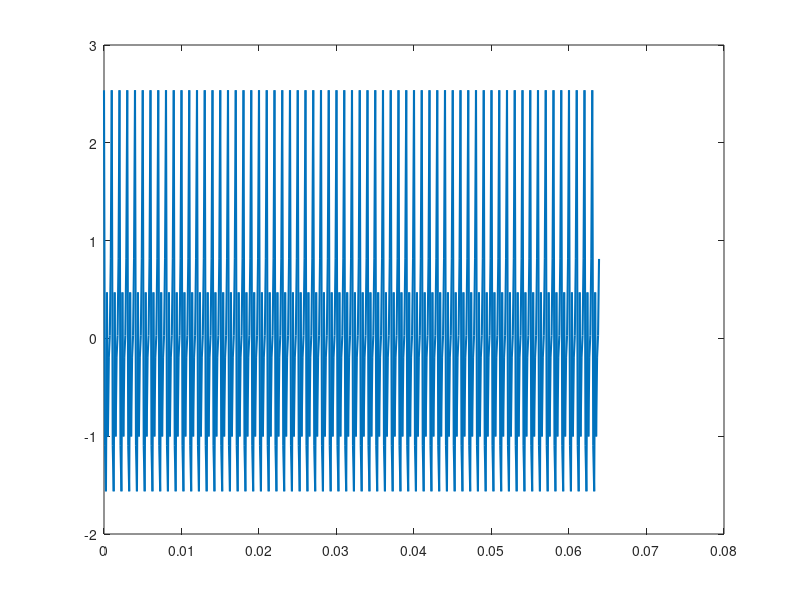

This figure's MATLAB source:
%%

clear all;
clc;
close all;

% this is a code for wet 3 of DSP

Fs = 8000; % original FS
Fs_y = 72000;

%% Section 1
t = linspace(0,pi,1000);
f1 = 1000;
f2 = 2000;
f3 = 3000;
phi1 = rand(1)*2*pi;
phi2 = rand(1)*2*pi;
phi3 = rand(1)*2*pi;
x = cos(2*pi*f1*t + phi1) + cos(2*pi*f2*t + phi2) + cos(2*pi*f3*t + phi3);

Ts = 1/Fs;
t_new = linspace(0, 511*Ts, 512);
x_n = cos(2*pi*f1*t_new + phi1) + cos(2*pi*f2*t_new + phi2) + cos(2*pi*f3*t_new + phi3);

Ts_y = 1/Fs_y;
t_new_y = linspace(0, 511*Ts_y, 512);
y_m = cos(2*pi*f1*t_new_y + phi1) + cos(2*pi*f2*t_new_y + phi2) + cos(2*pi*f3*t_new_y + phi3);

figure(1);
plot(t_new, x_n,'-', 'LineWidth', 1.5);
